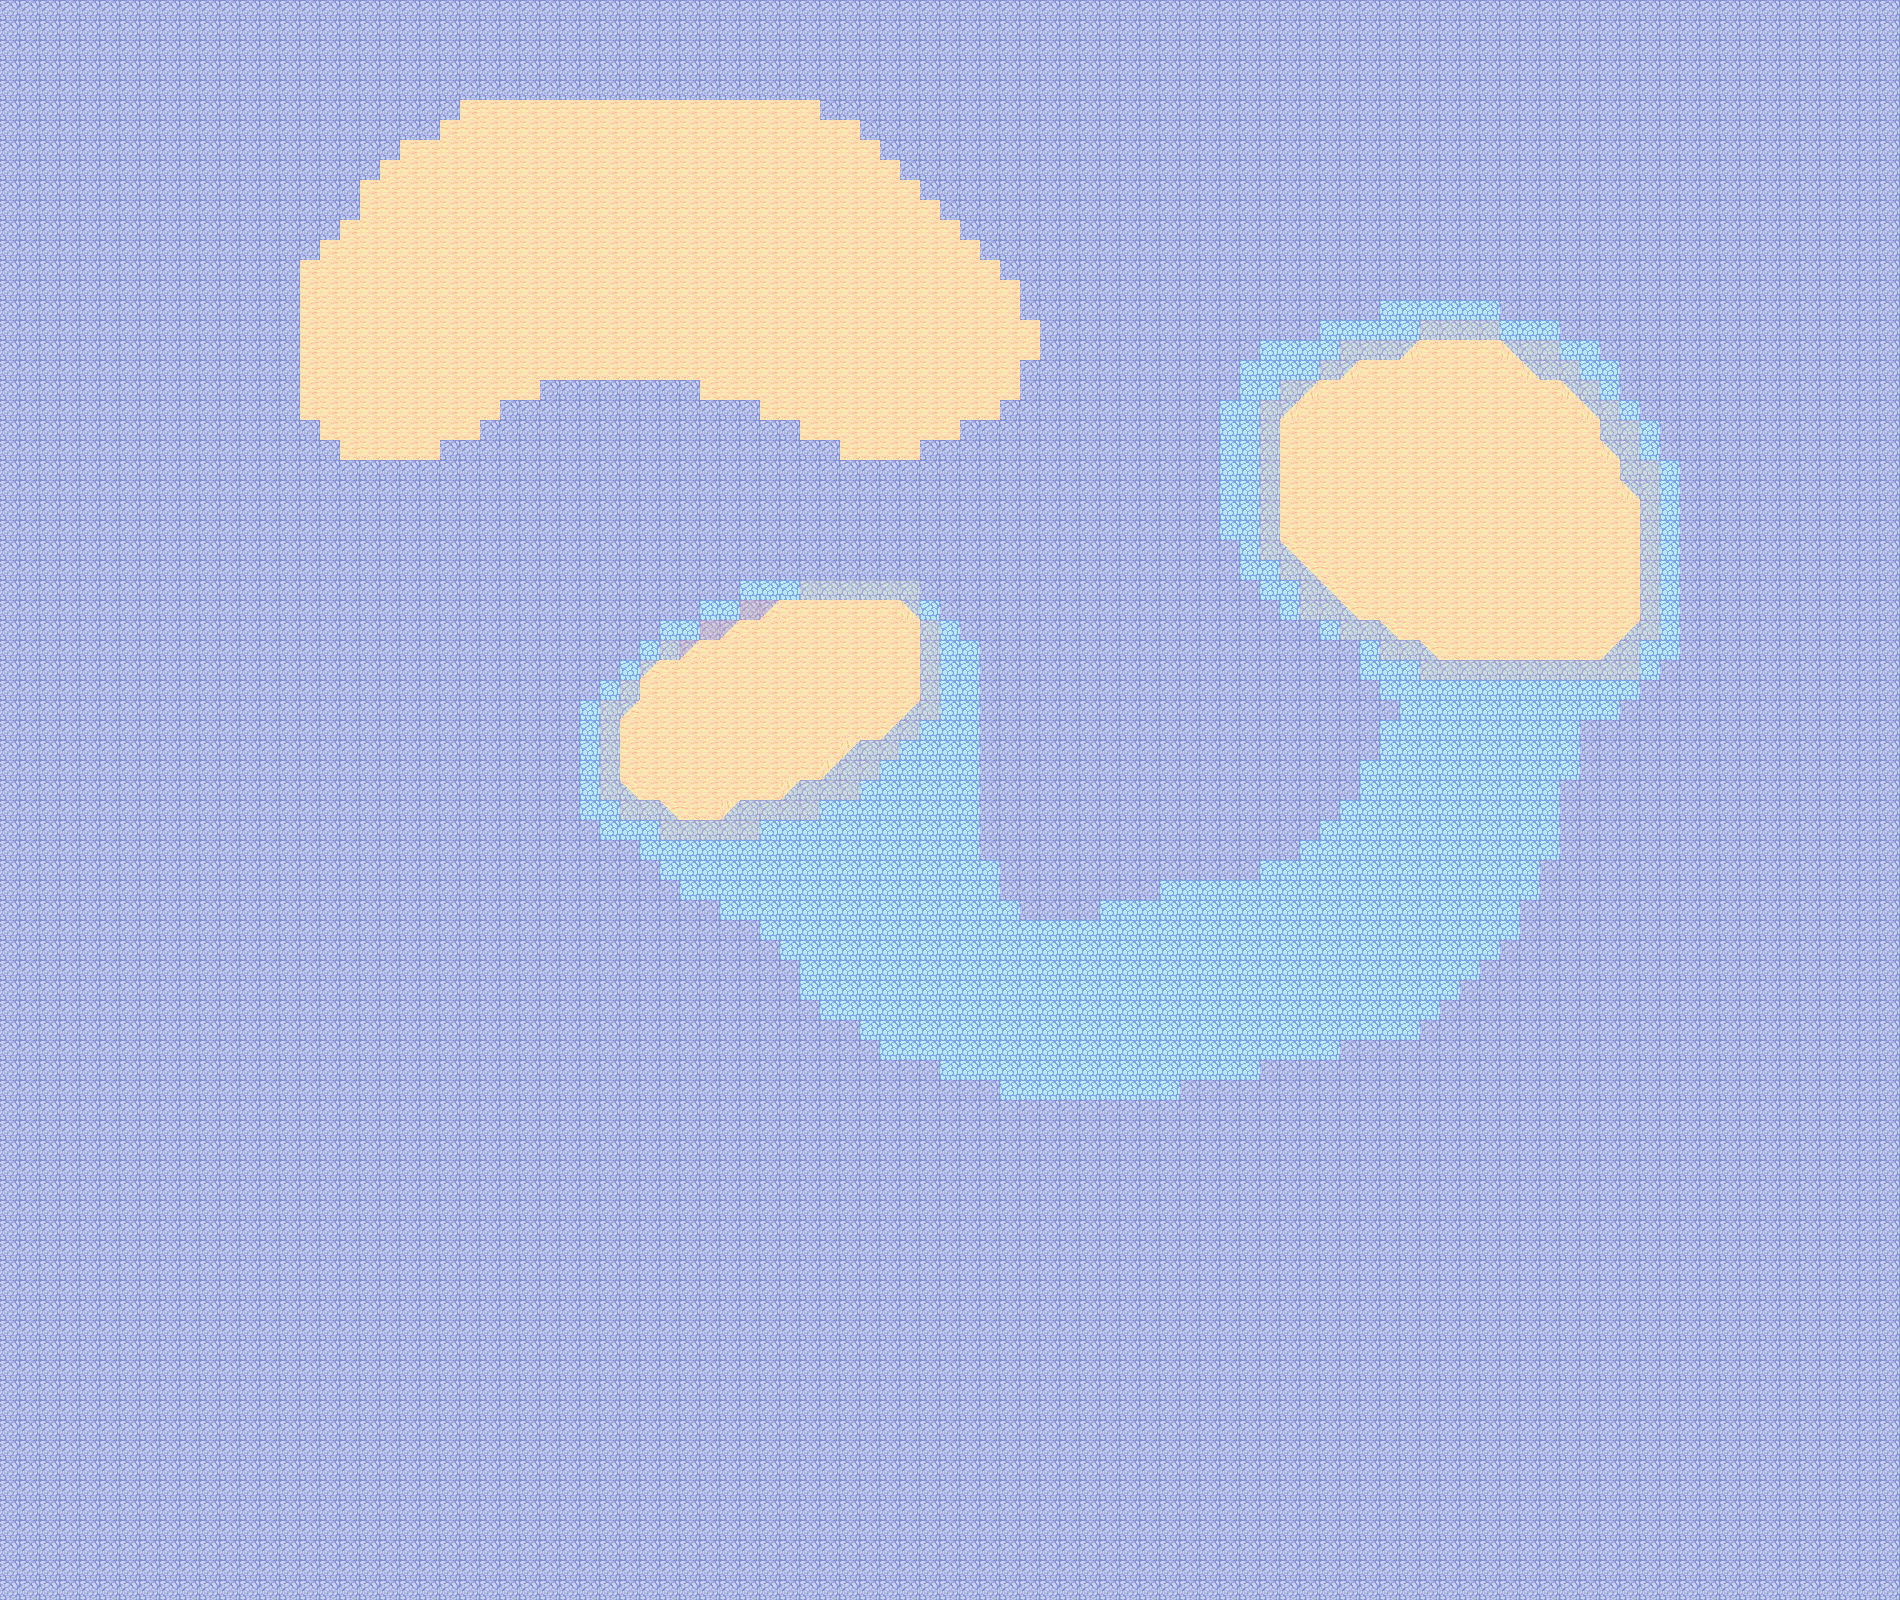

This game map was drawn from its Tiled (.tmx) file and the tilesets committed beside it. A one-line description and the trimmed map source follow:
An orthogonal 95x80 tile map with 20x20 px tiles, 9 tile layers (DeepWater2, DeepWater, Water (deep), Water2 (shallow), ...), 2 tilesets.

<map version="1.0" tiledversion="2017.06.27" orientation="orthogonal" renderorder="right-down" width="95" height="80" tilewidth="20" tileheight="20" nextobjectid="1">
 <tileset firstgid="1" source="finaltilesets.tsx" />
 <tileset firstgid="183" source="placeholdertilesets.tsx" />
 <layer name="DeepWater2" width="95" height="80">
  <data>[7600 cells, 7600 non-empty, 1 distinct tile ids]</data>
 </layer>
 <layer name="DeepWater" width="95" height="80" opacity="0.52">
  <data>[7600 cells, 7600 non-empty, 1 distinct tile ids]</data>
 </layer>
 <layer name="Water (deep)" width="95" height="80" opacity="0.7">
  <data>[7600 cells, 958 non-empty, 1 distinct tile ids]</data>
 </layer>
 <layer name="Water2 (shallow)" width="95" height="80" opacity="0.35">
  <data>[7600 cells, 366 non-empty, 1 distinct tile ids]</data>
 </layer>
 <layer name="back" width="95" height="80">
  <data>[7600 cells, 864 non-empty, 2 distinct tile ids]</data>
 </layer>
 <layer name="WaterCollision" width="95" height="80" opacity="0">
  <data>[7600 cells, 665 non-empty, 1 distinct tile ids]</data>
 </layer>
 <layer name="WaterSensor" width="95" height="80" opacity="0">
  <data>[7600 cells, 452 non-empty, 1 distinct tile ids]</data>
 </layer>
 <layer name="Collision" width="95" height="80" opacity="0">
  <data>[7600 cells, 176 non-empty, 1 distinct tile ids]</data>
 </layer>
 <layer name="DeepCollision" width="95" height="80" opacity="0">
  <data>[7600 cells, 602 non-empty, 1 distinct tile ids]</data>
 </layer>
</map>
